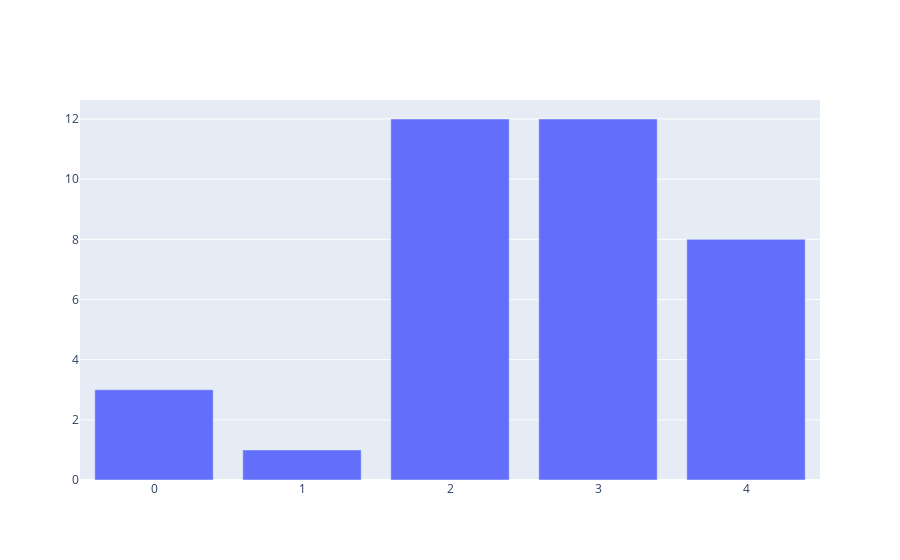

Notebook code for this chart:
### Code cell
trace3 = go.Bar(y=df['Product_Category_1'].head(5))

data = [trace3]
py.iplot(data)

### Figure 1 — Plotly figure (JSON) as saved in the notebook; plotly's stock layout.template omitted (floating-point values rounded to 4 significant figures)
{"data": [{"type": "bar", "y": [3, 1, 12, 12, 8]}], "layout": {}}
